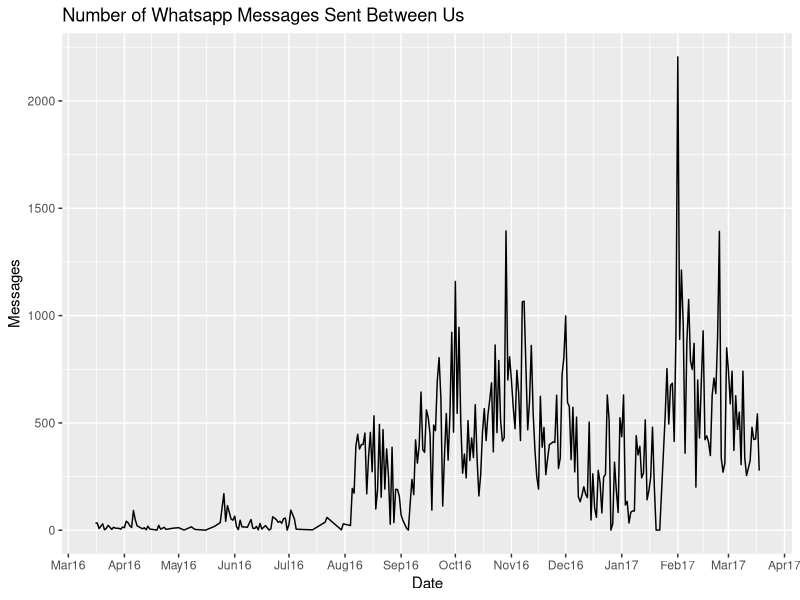

Here is the R script that generated this plot:
all_data = read.csv("all_messages_sum.csv", header=TRUE)
do <- all_data
library(ggplot2)

do$Date <- as.Date(do$Date,"%d/%m/%Y")

sum_graph <- ggplot(do, aes(Date, Messages)) +
  geom_line()
sum_graph + scale_x_date(date_breaks = "1 month", date_labels = "%b%y") + ggtitle("Number of Whatsapp Messages Sent Between Us")
